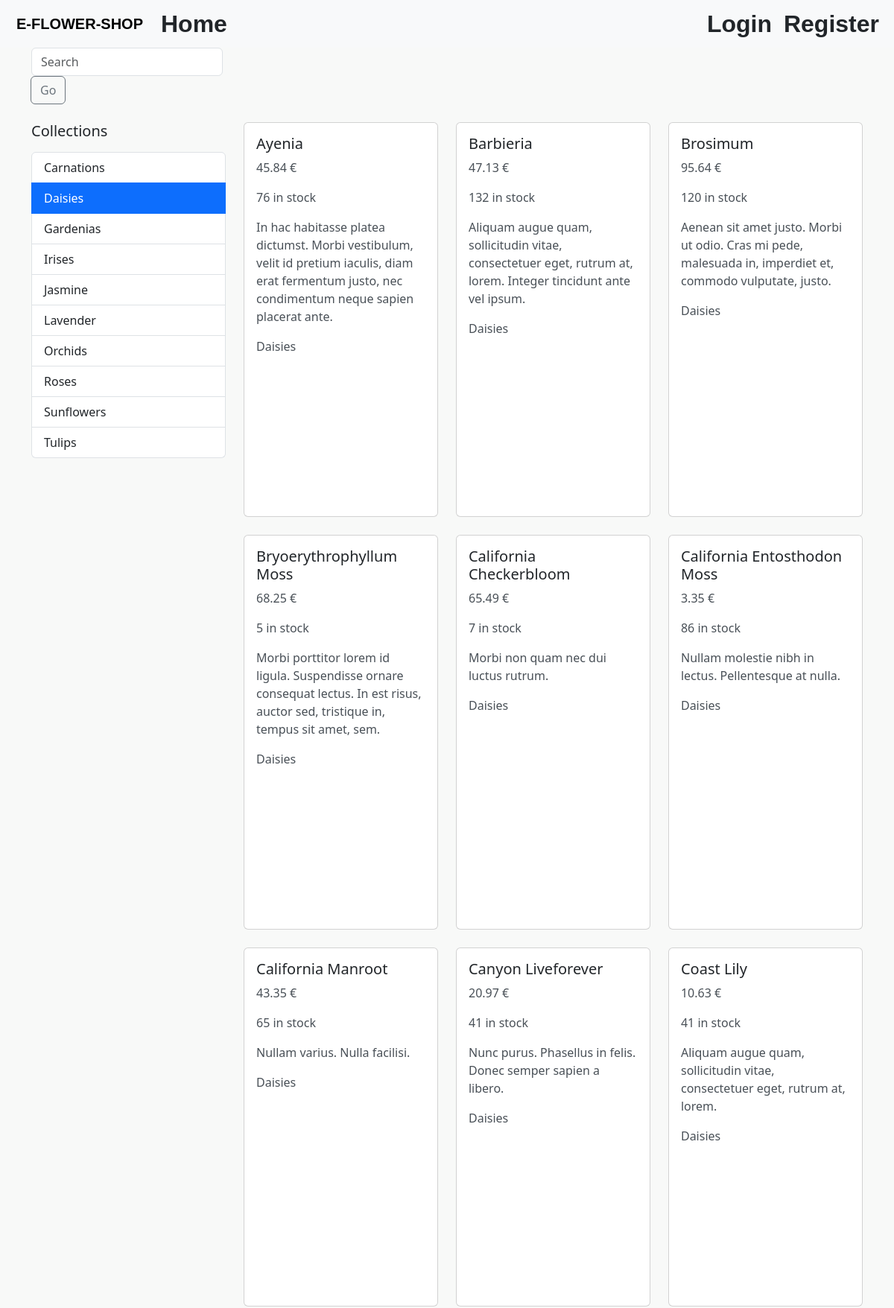
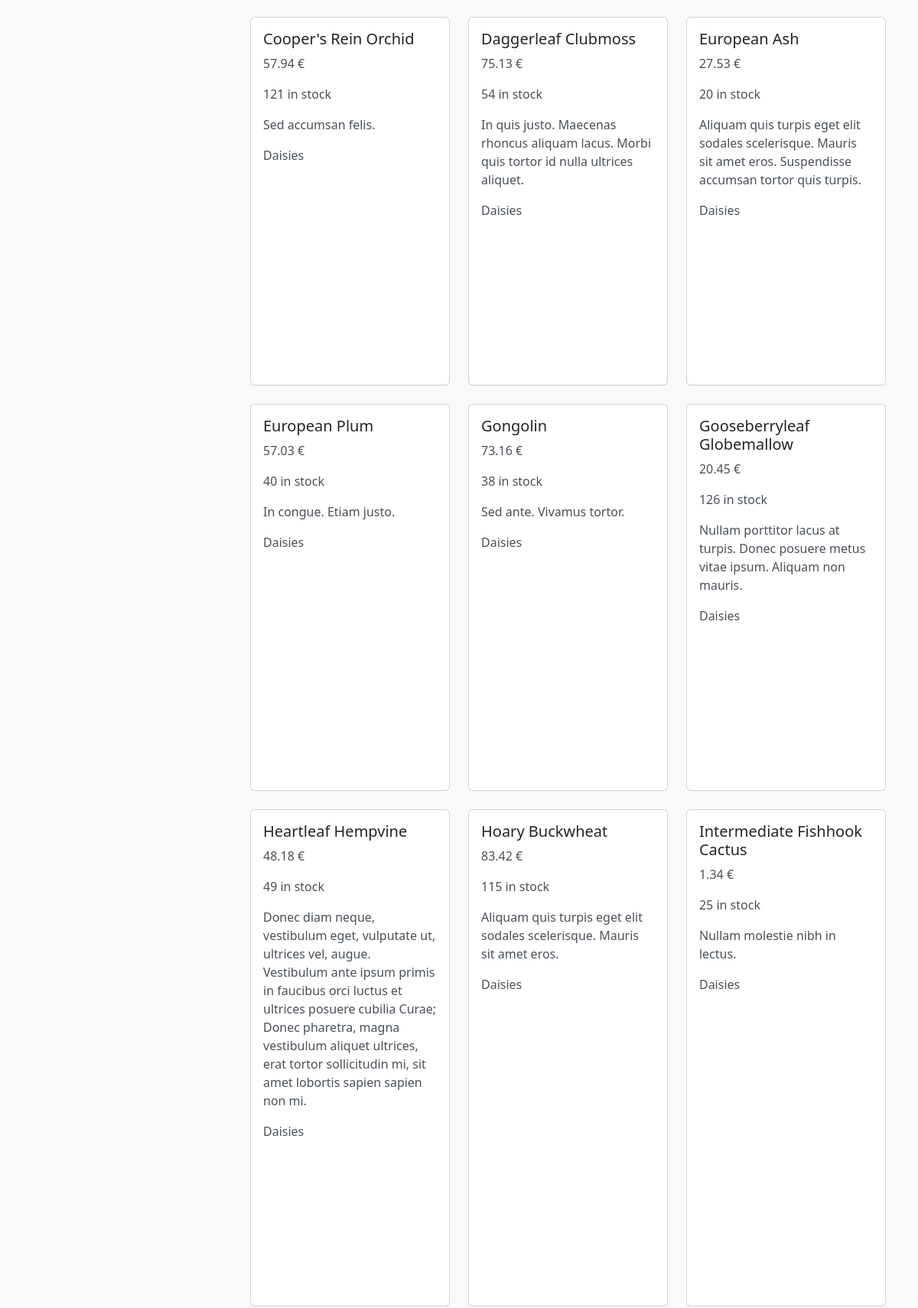
/?collection=10 (upper part), run on the app's committed database (2 pictures, top to bottom).
### store/models.py (models this page shows, shortened)
class Collection(models.Model):
    title = models.CharField(max_length=255)
    featured_product = models.ForeignKey(
        'Product', on_delete=models.SET_NULL, null=True, related_name='+')
    def __str__(self) -> str:
        return self.title
    class Meta:
        ordering = ['title']

class Product(models.Model):
    title = models.CharField(max_length=255)
    slug = models.SlugField()
    image = models.ImageField(upload_to='static/media/products/', default='media/default/default.jpg')
    description = models.TextField(null=True, blank=True)
    unit_price = models.DecimalField(
        max_digits=6,
        decimal_places=2,
        validators=[MinValueValidator(1)])
    inventory = models.IntegerField(
        validators=[MinValueValidator(0)]
    )
    last_update = models.DateTimeField(auto_now=True)
    collection = models.ForeignKey(Collection, on_delete=models.PROTECT)
    promotions = models.ManyToManyField(Promotion, blank=True)
    class Meta:
        ordering = ['title']

### store_custom/views.py (the view)
# urls.py: path('', views.product_list, name='product_list'),
def product_list(request):
    collections = Collection.objects.all()
    collection_id = request.GET.get('collection')
    query = request.GET.get('query')
    if collection_id:
        products_list = Product.objects.filter(collection_id=collection_id)
    elif query:
        products_list = Product.objects.filter(
            Q(title__icontains=query) | Q(collection__title__icontains=query)
        )
    else:
        products_list = Product.objects.all()
    paginator = Paginator(products_list, 30)
    page = request.GET.get('page')
    products_request = paginator.get_page(page)
    context = {
        'collections': collections,
        'products': products_request,
        'query': query,
    }
    return render(request, 'store_custom/products.html', context)

### store_custom/templates/store_custom/products.html (shortened to what this page needs)
{% extends 'store_custom/base.html' %}
{% load static %}
{% block content %}
    <div class="container">
        <div class="row">
            <div class="col-lg-3">
                <form method="GET" action="" class="mb-4">
                    <div class="input-group">
                        <label>
                            {% if query == None%}
                                <input type="text" name="query" class="form-control" placeholder="Search">
                            {% else %}
                                <input type="text" name="query" class="form-control" placeholder="Search"
                                       value="{{ query }}">
                            {% endif %}
                        </label>
                        <div class="input-group-append">
                            <button class="btn btn-outline-secondary" type="submit">Go</button>
                        </div>
                    </div>
                </form>
                <h5 class="mb-3">Collections</h5>
                <div class="list-group" id="collectionFilter">
                    {% for collection in collections %}
                        <a href="?collection={{ collection.id }}"
                           class="list-group-item list-group-item-action{% if collection.id|stringformat:'s' == request.GET.collection %} active{% endif %}">
                            {{ collection.title }}
                        </a>
                    {% endfor %}
                </div>
            </div>
            <div class="col-lg-9">
                <div class="row">
                    {% for product in products %}
                        <div class="col-12 col-sm-6 col-md-4 col-lg-4 mb-4">
                            <div class="card h-100">
                                <div class="card-body d-flex flex-column">
                                    <h5 class="card-title">{{ product.title }}</h5>
                                    <p class="card-text">{{ product.unit_price }} €</p>
                                    <p class="card-text">{{ product.inventory }} in stock</p>
                                    <p class="card-text">{{ product.description }}</p>
                                    <p class="card-text">{{ product.collection }}</p>
                                </div>
                            </div>
                        </div>
                    {% endfor %}
                </div>
            </div>
        </div>
    </div>
{% endblock %}

### store_custom/static/css/base.css (style rules this page uses)
body { background-color: #f8f9f8 !important; }
.card { margin-top: 100px !important; margin-bottom: 100px !important; }
h1, h2, h3, h5, h6 { color: #212529 !important; }
p, li { color: #495057 !important; }

### data on the page
Collection: title "Carnations"
Collection: title "Daisies"
Collection: title "Gardenias"
Collection: title "Irises"
Collection: title "Jasmine"
Collection: title "Lavender"
Collection: title "Orchids"
Collection: title "Roses"
Collection: title "Sunflowers"
Collection: title "Tulips"
Product: title "Ayenia", unit_price "45.84", inventory "76", description "In hac habitasse platea dictumst. Morbi vestibulum, velit id pretium iaculis, diam erat fermentum justo, nec condimentum neque sapien placerat ante.", collection "Daisies"
Product: title "Barbieria", unit_price "47.13", inventory "132", description "Aliquam augue quam, sollicitudin vitae, consectetuer eget, rutrum at, lorem. Integer tincidunt ante vel ipsum.", collection "Daisies"
Product: title "Brosimum", unit_price "95.64", inventory "120", description "Aenean sit amet justo. Morbi ut odio. Cras mi pede, malesuada in, imperdiet et, commodo vulputate, justo.", collection "Daisies"
Product: title "Bryoerythrophyllum Moss", unit_price "68.25", inventory "5", description "Morbi porttitor lorem id ligula. Suspendisse ornare consequat lectus. In est risus, auctor sed, tristique in, tempus sit amet, sem.", collection "Daisies"
Product: title "California Checkerbloom", unit_price "65.49", inventory "7", description "Morbi non quam nec dui luctus rutrum.", collection "Daisies"
Product: title "California Entosthodon Moss", unit_price "3.35", inventory "86", description "Nullam molestie nibh in lectus. Pellentesque at nulla.", collection "Daisies"
Product: title "California Manroot", unit_price "43.35", inventory "65", description "Nullam varius. Nulla facilisi.", collection "Daisies"
Product: title "Canyon Liveforever", unit_price "20.97", inventory "41", description "Nunc purus. Phasellus in felis. Donec semper sapien a libero.", collection "Daisies"
Product: title "Coast Lily", unit_price "10.63", inventory "41", description "Aliquam augue quam, sollicitudin vitae, consectetuer eget, rutrum at, lorem.", collection "Daisies"
Product: title "Cooper's Rein Orchid", unit_price "57.94", inventory "121", description "Sed accumsan felis.", collection "Daisies"
Product: title "Daggerleaf Clubmoss", unit_price "75.13", inventory "54", description "In quis justo. Maecenas rhoncus aliquam lacus. Morbi quis tortor id nulla ultrices aliquet.", collection "Daisies"
Product: title "European Ash", unit_price "27.53", inventory "20", description "Aliquam quis turpis eget elit sodales scelerisque. Mauris sit amet eros. Suspendisse accumsan tortor quis turpis.", collection "Daisies"
Product: title "European Plum", unit_price "57.03", inventory "40", description "In congue. Etiam justo.", collection "Daisies"
Product: title "Gongolin", unit_price "73.16", inventory "38", description "Sed ante. Vivamus tortor.", collection "Daisies"
Product: title "Gooseberryleaf Globemallow", unit_price "20.45", inventory "126", description "Nullam porttitor lacus at turpis. Donec posuere metus vitae ipsum. Aliquam non mauris.", collection "Daisies"
Product: title "Heartleaf Hempvine", unit_price "48.18", inventory "49", description "Donec diam neque, vestibulum eget, vulputate ut, ultrices vel, augue. Vestibulum ante ipsum primis in faucibus orci luctus et ultrices posuere cubilia Curae; Donec pharetra, magna vestibulum aliquet ultrices, erat tortor sollicitudin mi, sit amet lobortis sapien sapien non mi.", collection "Daisies"
Product: title "Hoary Buckwheat", unit_price "83.42", inventory "115", description "Aliquam quis turpis eget elit sodales scelerisque. Mauris sit amet eros.", collection "Daisies"
Product: title "Intermediate Fishhook Cactus", unit_price "1.34", inventory "25", description "Nullam molestie nibh in lectus.", collection "Daisies"
